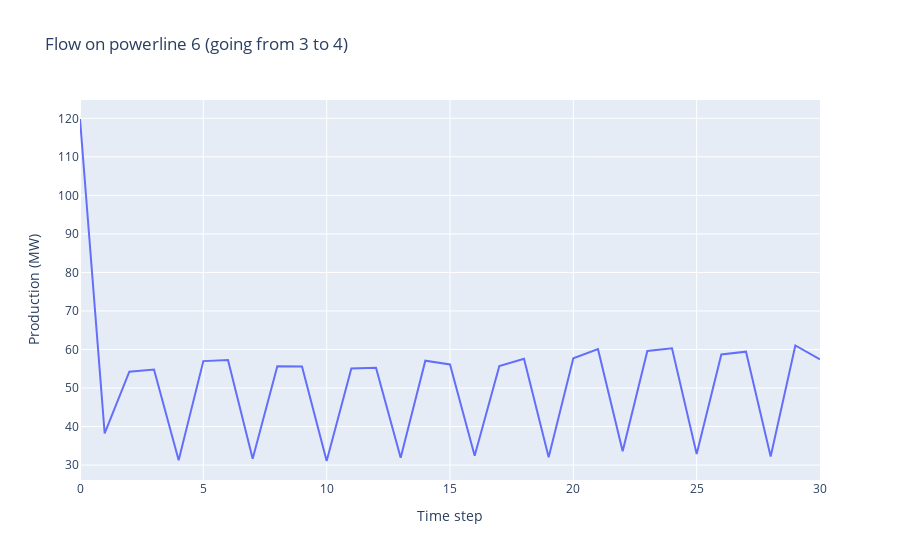

Notebook code cell kept with this figure:
### Markdown cell above
In the same fashion, we might want to get the flows on powerline connecting bus 3 to bus 4 (without knowing its id by using the appropriate method of the observation_space):

### Code cell
from_ = 3
to_ = 4
found_ids = this_episode.observations.helper.get_lines_id(from_=from_, to_=to_)
line_id = found_ids[0]

# extract the data
val_l3_4 = np.zeros(len(this_episode.observations))
for i, obs in enumerate(this_episode.observations):
    dict_ = obs.state_of(line_id=line_id) # which effect has this action action on the substation with id 1
    # other objects are: load_id, gen_id, line_id or substation_id
    # see the documentation for more information.
    val_l3_4[i] = dict_["origin"]['a']

# plot it
fig = go.Figure(data=[go.Scatter(x=[i for i in range(len(val_l3_4))],
                                 y=val_l3_4)])
fig.update_layout(title="Flow on powerline {} (going from {} to {})".format(line_id, from_, to_),
                 xaxis_title="Time step",
                 yaxis_title="Production (MW)")
fig.show()

### Figure 1 — Plotly figure (JSON) as saved in the notebook; plotly's stock layout.template omitted (floating-point values rounded to 4 significant figures)
{"data": [{"type": "scatter", "x": [0, 1, 2, 3, 4, 5, 6, 7, 8, 9, 10, 11, 12, 13, 14, 15, 16, 17, 18, 19, 20, 21, 22, 23, 24, 25, 26, 27, 28, 29, 30], "y": [119.8, 38.23, 54.24, 54.8, 31.27, 56.98, 57.26, 31.66, 55.63, 55.57, 31.06, 55.04, 55.26, 31.89, 57.09, 56.12, 32.44, 55.69, 57.59, 32.06, 57.73, 60.09, 33.62, 59.63, 60.32, 32.88, 58.73, 59.42, 32.22, 61.04, 57.44]}], "layout": {"title": {"text": "Flow on powerline 6 (going from 3 to 4)"}, "xaxis": {"title": {"text": "Time step"}}, "yaxis": {"title": {"text": "Production (MW)"}}}}
